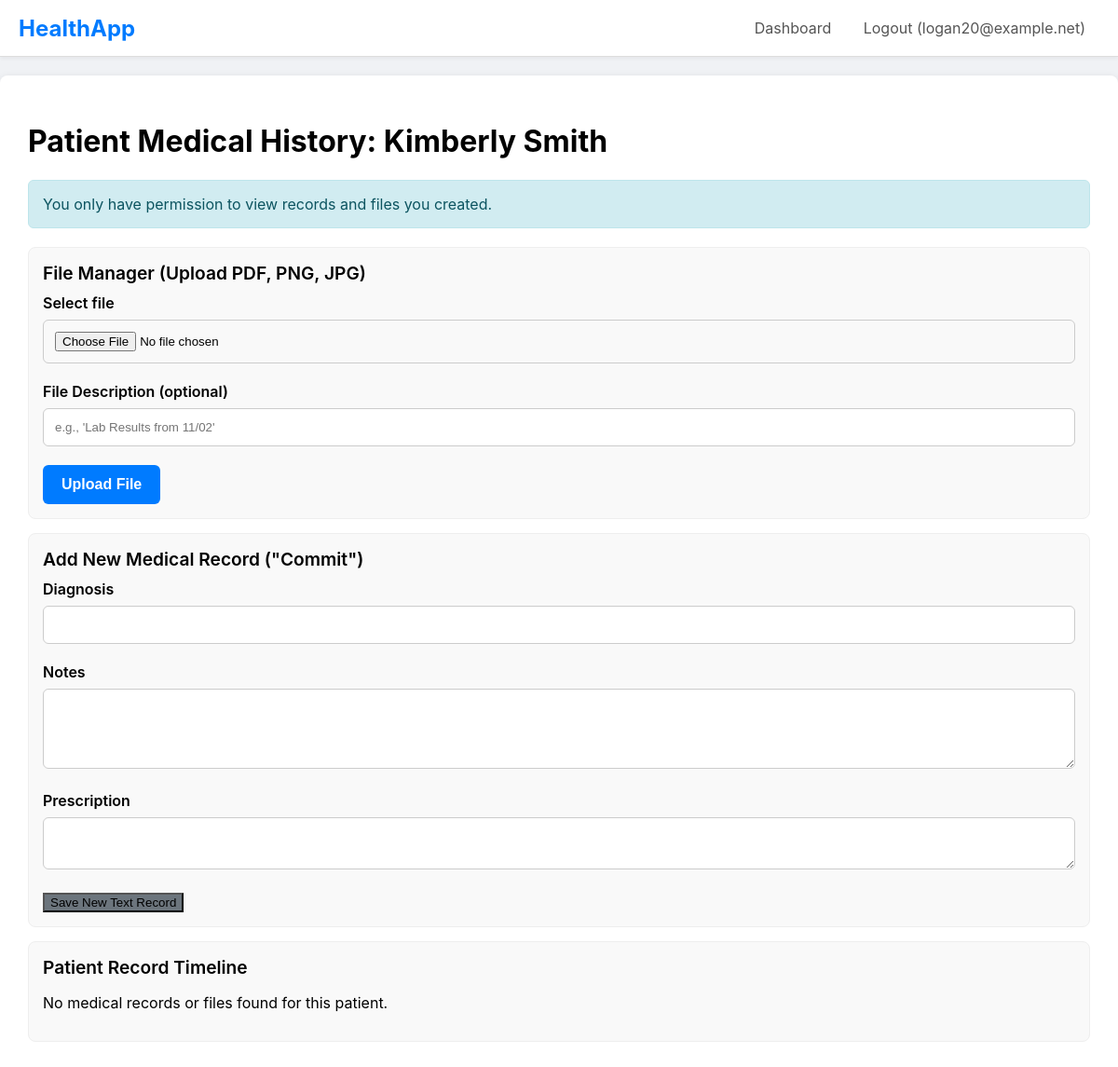
The app's page /update_record/4 (signed in), older data.
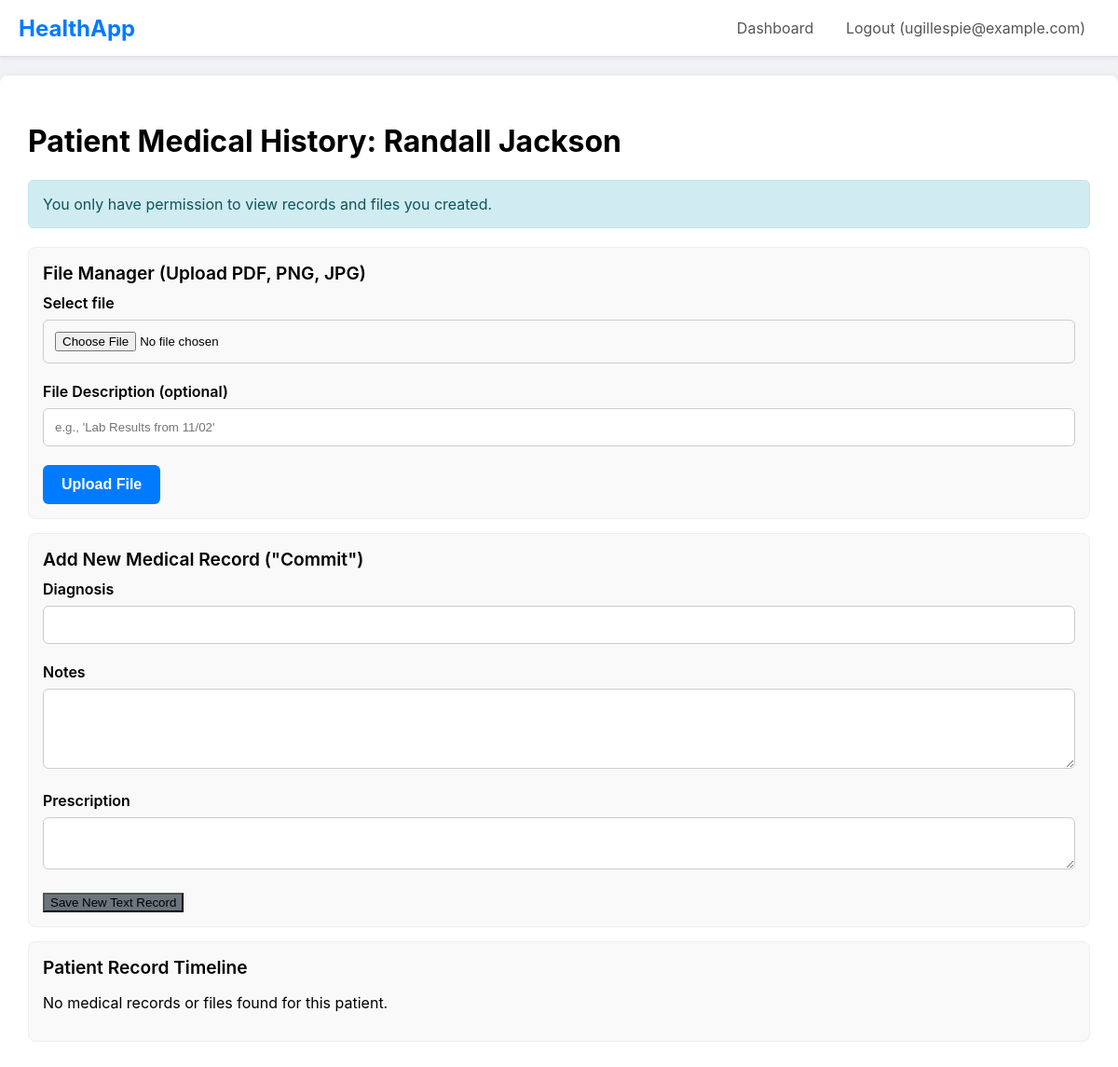
The same page, newer data.
### main.py (models this page shows)
class User(db.Model, UserMixin):
    id = db.Column(db.Integer, primary_key=True)
    email = db.Column(db.String(120), unique=True, nullable=False)
    password_hash = db.Column(db.String(60), nullable=False)
    role = db.Column(db.String(20), nullable=False)
    patient_profile = db.relationship('PatientProfile', backref='user', uselist=False, cascade="all, delete-orphan")
    doctor_profile = db.relationship('DoctorProfile', backref='user', uselist=False, cascade="all, delete-orphan")
    insurance_profile = db.relationship('InsuranceProfile', backref='user', uselist=False, cascade="all, delete-orphan")

class PatientProfile(db.Model):
    id = db.Column(db.Integer, primary_key=True)
    full_name = db.Column(db.String(100), nullable=False, default='Unnamed')
    phone = db.Column(db.String(20))
    address = db.Column(db.String(200))
    pincode = db.Column(db.String(10))
    latitude = db.Column(db.Float)
    longitude = db.Column(db.Float)
    user_id = db.Column(db.Integer, db.ForeignKey('user.id'), nullable=False, unique=True)
    records = db.relationship('MedicalRecord', backref='patient', lazy='dynamic', foreign_keys='MedicalRecord.patient_id')
    appointments = db.relationship('Appointment', backref='patient', lazy='dynamic', foreign_keys='Appointment.patient_id')
    reviews = db.relationship('DoctorReview', backref='patient', lazy='dynamic', foreign_keys='DoctorReview.patient_id')
    files = db.relationship('MedicalFile', backref='patient', lazy='dynamic', foreign_keys='MedicalFile.patient_id')
    permitted_doctors = db.relationship('DoctorProfile', secondary=patient_doctor_permissions,
        back_populates='permitted_patients')

### main.py (the view, shortened to what this page needs)
@app.route("/update_record/<int:patient_id>", methods=['GET', 'POST'])
@login_required
@role_required('doctor')
def update_record(patient_id):
    patient = db.session.get(PatientProfile, patient_id)
    if not patient:
        flash('Patient not found.', 'danger')
        return redirect(url_for('doctor_dashboard'))
    has_permission = patient in g.profile.permitted_patients
    timeline_items = []
    if has_permission:
        records = patient.records.all()
        files = patient.files.all()
        timeline_items = sorted(records + files, key=lambda x: x.created_at, reverse=True)
    else:
        records = patient.records.filter_by(doctor_id=g.profile.id).all()
        files = patient.files.filter_by(doctor_id=g.profile.id).all()
        timeline_items = sorted(records + files, key=lambda x: x.created_at, reverse=True)
    return render_template('update_record.html', patient=patient, timeline_items=timeline_items, has_permission=has_permission)

### main.py (called while the page is built)
@login_manager.user_loader
def load_user(user_id):
    return db.session.get(User, int(user_id))

def role_required(role_name):
    def decorator(f):
        @wraps(f)
        def decorated_function(*args, **kwargs):
            if not current_user.is_authenticated or current_user.role != role_name:
                abort(403)
            if current_user.role == 'patient':
                g.profile = current_user.patient_profile
            elif current_user.role == 'doctor':
                g.profile = current_user.doctor_profile
            elif current_user.role == 'insurance':
                g.profile = current_user.insurance_profile
            return f(*args, **kwargs)
        return decorated_function
    return decorator

### templates/update_record.html
{% extends 'layout.html' %}
{% block content %}
    <h1>Patient Medical History: {{ patient.full_name }}</h1>
    {% if has_permission %}
        <div class="alert alert-success">You have full permission to view this patient's entire history.</div>
    {% else %}
        <div class="alert alert-info">You only have permission to view records and files you created.</div>
    {% endif %}
    <div class="card">
        <div class="card-header">File Manager (Upload PDF, PNG, JPG)</div>
        <form action="{{ url_for('upload_file', patient_id=patient.id) }}" method="POST" enctype="multipart/form-data">
            <div class="form-group">
                <label for="file">Select file</label>
                <input type="file" id="file" name="file" required>
            </div>
            <div class="form-group">
                <label for="description">File Description (optional)</label>
                <input type="text" id="description" name="description" placeholder="e.g., 'Lab Results from 11/02'">
            </div>
            <button type="submit" class="btn">Upload File</button>
        </form>
    </div>
    <div class="card">
        <div class="card-header">Add New Medical Record ("Commit")</div>
        <form method="POST">
            <div class="form-group">
                <label for="diagnosis">Diagnosis</label>
                <input type="text" id="diagnosis" name="diagnosis" required>
            </div>
            <div class="form-group">
                <label for="notes">Notes</label>
                <textarea id="notes" name="notes" rows="4"></textarea>
            </div>
            <div class="form-group">
                <label for="prescription">Prescription</label>
                <textarea id="prescription" name="prescription" rows="2"></textarea>
            </div>
            <button type="submit" class="btn-secondary">Save New Text Record</button>
        </form>
    </div>
    <div class="card">
        <div class="card-header">Patient Record Timeline</div>
        <ul class="timeline">
            {% for item in timeline_items %}
                {% if item.__tablename__ == 'medical_record' %}
                <li class="timeline-item">
                    <div class="date">{{ item.created_at.strftime('%Y-%m-%d %I:%M %p') }}</div>
                    <h4>Visit with {{ item.doctor.full_name }}
                        {% if item.doctor_id == g.profile.id %}(You){% endif %}
                    </h4>
                    <p><b>Diagnosis:</b> {{ item.diagnosis }}</p>
                    <p><b>Notes:</b> {{ item.notes }}</p>
                    <p><b>Prescription:</b> {{ item.prescription }}</p>
                </li>
                {% elif item.__tablename__ == 'medical_file' %}
                <li class="timeline-item" style="background-color: #fdfdf0;">
                    <div class="date">{{ item.created_at.strftime('%Y-%m-%d %I:%M %p') }}</div>
                    <h4>File Uploaded by {{ item.doctor.full_name }}
                        {% if item.doctor_id == g.profile.id %}(You){% endif %}
                    </h4>
                    <p><b>File:</b> <a href="{{ url_for('get_file', filename=item.filename) }}" target="_blank">{{ item.original_filename }}</a></p>
                    <p><b>Description:</b> {{ item.description }}</p>
                </li>
                {% endif %}
            {% else %}
                <li>No medical records or files found for this patient.</li>
            {% endfor %}
        </ul>
    </div>
{% endblock %}

### templates/layout.html (shortened to what this page needs)
<!DOCTYPE html>
<html lang="en">
<head>
</head>
<body>
    <nav>
        <div class="logo"><a href="{{ url_for('home') }}" style="text-decoration: none; color: #007bff;">HealthApp</a></div>
        <div class="nav-links">
            {% if current_user.is_authenticated %}
                <a href="{{ url_for('dashboard') }}">Dashboard</a>
                <a href="{{ url_for('logout') }}">Logout ({{ current_user.email }})</a>
            {% else %}
                <a href="{{ url_for('login') }}">Login</a>
                <a href="{{ url_for('register') }}">Register</a>
            {% endif %}
        </div>
    </nav>
    <div class="container">
        {% block content %}{% endblock %}
    </div>
</body>
</html>

Row changes from the older to the newer data that the page shows:
changed User: email "logan20@example.net" → "ugillespie@example.com"
changed PatientProfile: full_name "Kimberly Smith" → "Randall Jackson"
